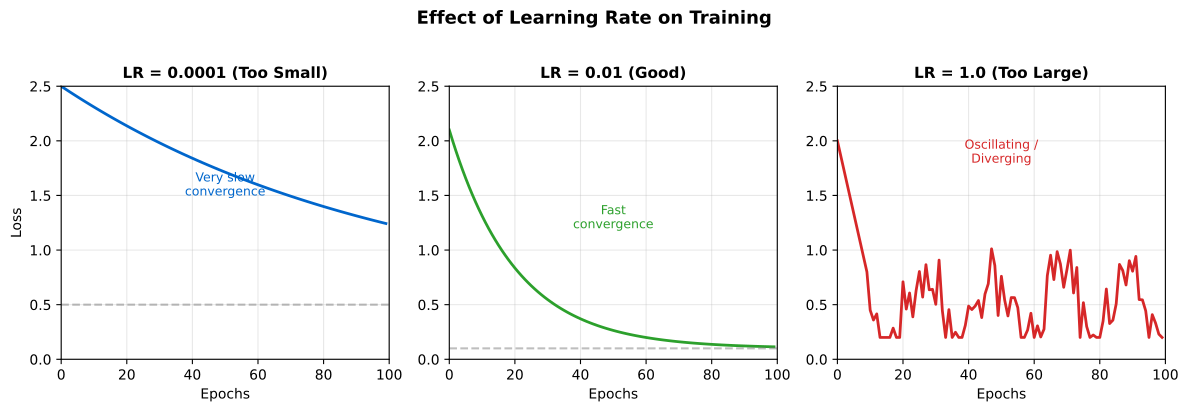

This chart was generated by the following Python code:
CHART_METADATA = {
    'title': 'Learning Rate Comparison',
    'url': 'https://github.com/QuantLet/neural-networks-introduction/tree/main/learning_rate_comparison'
}

import matplotlib.pyplot as plt
import numpy as np

# Color palette
mlpurple = '#3333B2'
mlblue = '#0066CC'
mlorange = '#FF7F0E'
mlgreen = '#2CA02C'
mlred = '#D62728'
mlgray = '#7F7F7F'

fig, axes = plt.subplots(1, 3, figsize=(12, 4))

epochs = np.arange(0, 100)

# Too small learning rate
ax1 = axes[0]
loss_small = 2.0 * np.exp(-0.01 * epochs) + 0.5
ax1.plot(epochs, loss_small, color=mlblue, lw=2)
ax1.set_title('LR = 0.0001 (Too Small)', fontsize=11, fontweight='bold')
ax1.set_xlabel('Epochs')
ax1.set_ylabel('Loss')
ax1.set_ylim(0, 2.5)
ax1.axhline(y=0.5, color=mlgray, linestyle='--', alpha=0.5, label='Optimal')
ax1.text(50, 1.5, 'Very slow\nconvergence', ha='center', fontsize=9, color=mlblue)

# Good learning rate
ax2 = axes[1]
loss_good = 2.0 * np.exp(-0.05 * epochs) + 0.1
ax2.plot(epochs, loss_good, color=mlgreen, lw=2)
ax2.set_title('LR = 0.01 (Good)', fontsize=11, fontweight='bold')
ax2.set_xlabel('Epochs')
ax2.set_ylim(0, 2.5)
ax2.axhline(y=0.1, color=mlgray, linestyle='--', alpha=0.5)
ax2.text(50, 1.2, 'Fast\nconvergence', ha='center', fontsize=9, color=mlgreen)

# Too large learning rate
ax3 = axes[2]
np.random.seed(42)
loss_large = 0.5 + 0.3 * np.sin(0.3 * epochs) + 0.2 * np.random.randn(len(epochs))
loss_large = np.maximum(loss_large, 0.2)
loss_large[:10] = np.linspace(2.0, 0.8, 10)
ax3.plot(epochs, loss_large, color=mlred, lw=2)
ax3.set_title('LR = 1.0 (Too Large)', fontsize=11, fontweight='bold')
ax3.set_xlabel('Epochs')
ax3.set_ylim(0, 2.5)
ax3.text(50, 1.8, 'Oscillating /\nDiverging', ha='center', fontsize=9, color=mlred)

for ax in axes:
    ax.grid(True, alpha=0.3)
    ax.set_xlim(0, 100)

plt.suptitle('Effect of Learning Rate on Training', fontsize=13, fontweight='bold', y=1.02)
plt.tight_layout()
plt.savefig('learning_rate_comparison.pdf', bbox_inches='tight', dpi=300)
plt.savefig('learning_rate_comparison.png', bbox_inches='tight', dpi=300)
plt.close()
print("Generated: learning_rate_comparison.pdf")
